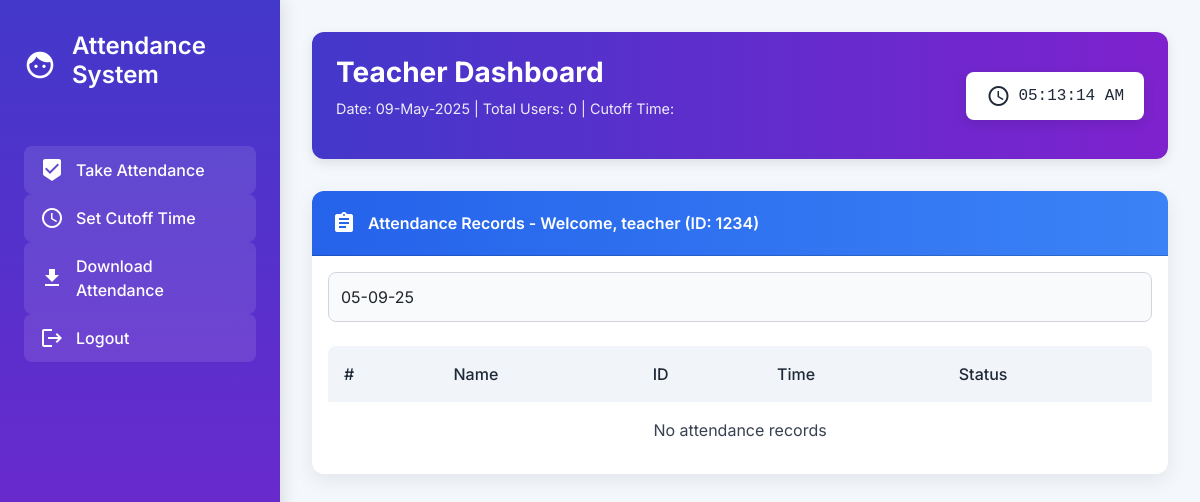
Page /teacher (signed in) on the earlier database version.
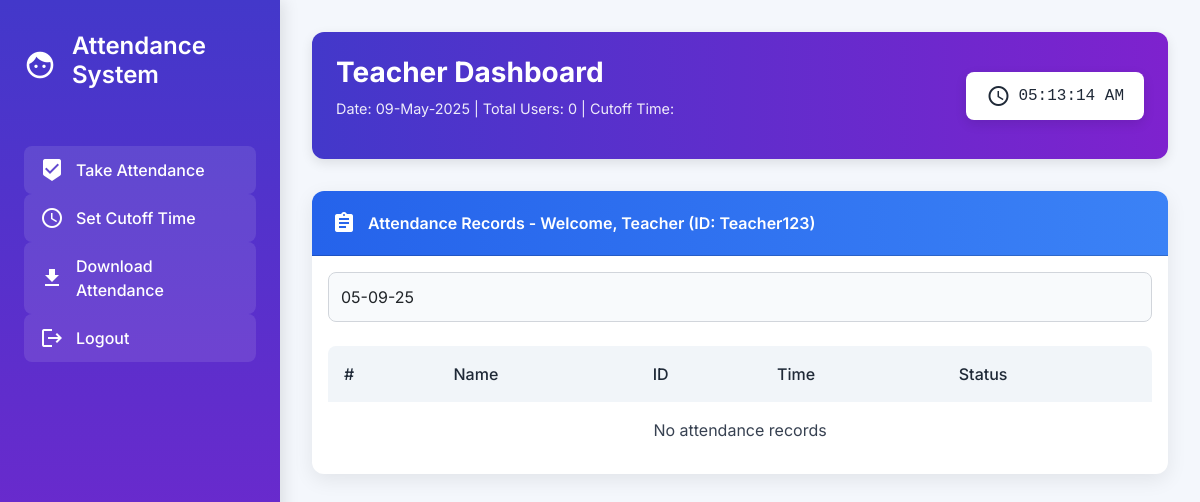
Same page on the later database version.
### app.py (models this page shows)
class User(db.Model):
    id = db.Column(db.Integer, primary_key=True)
    username = db.Column(db.String(80), unique=True, nullable=False)
    password = db.Column(db.String(120), nullable=False)
    role = db.Column(db.String(20), nullable=False)
    name = db.Column(db.String(100), nullable=False)
    user_id = db.Column(db.String(20), unique=True, nullable=False)

### app.py (the view)
@app.route('/teacher')
def teacher_dashboard():
    if 'username' not in session or session['role'] != 'teacher':
        flash('Please log in as a teacher.', 'danger')
        return redirect(url_for('login'))
    try:
        user = User.query.filter_by(username=session['username']).first()
        if not user:
            flash('User not found. Please log in again.', 'danger')
            session.pop('username', None)
            session.pop('role', None)
            return redirect(url_for('login'))
        selected_date = request.args.get('selected_date', datetoday)
        names, rolls, times, statuses, l = extract_attendance(selected_date)
        return render_template('teacher_dashboard.html', name=user.name, id=user.user_id,
                             names=names, rolls=rolls, times=times, statuses=statuses, l=l, totalreg=totalreg(),
                             datetoday2=datetoday2, dates=get_attendance_dates(), selected_date=selected_date)
    except Exception as e:
        logging.error(f"Error in teacher_dashboard: {str(e)}")
        flash('Error loading dashboard. Please try again.', 'danger')
        return redirect(url_for('login'))

### app.py (called while the page is built, shortened)
def totalreg():
    return len(os.listdir('static/faces'))

def get_cutoff_time():
    try:
        cutoff = CutoffTime.query.first()
        if cutoff:
            return time(cutoff.cutoff_hour, cutoff.cutoff_minute)
        return time(15, 30)  # Default to 3:30 PM
    except Exception as e:
        logging.error(f"Error in get_cutoff_time: {str(e)}")
        return time(15, 30)

def get_morning_time():
    try:
        morning = MorningTime.query.first()
        if morning:
            return time(morning.morning_hour, morning.morning_minute)
        return time(9, 0)  # Default to 9:00 AM
    except Exception as e:
        logging.error(f"Error in get_morning_time: {str(e)}")
        return time(9, 0)

def extract_attendance(selected_date=datetoday):
    try:
        df = pd.read_csv(f'Attendance/Attendance-{selected_date}.csv')
        names = df['Name'].tolist()
        rolls = df['Roll'].astype(str).tolist()
        times = df['Timestamps'].str.split(',', expand=True).stack().reset_index(drop=True).tolist()
        l = len(df)
        cutoff_time = get_cutoff_time()
        morning_time = get_morning_time()
        current_time = datetime.now().time()
        statuses = []
        processed_rolls = set()
        return names, rolls, times, statuses, l
    except FileNotFoundError:
        logging.warning(f"No attendance file found for date: {selected_date}")
        return [], [], [], [], 0
    except Exception as e:
        logging.error(f"Error in extract_attendance: {str(e)}")
        return [], [], [], [], 0

def get_attendance_dates():
    try:
        files = os.listdir('Attendance')
        dates = [f.split('-')[1].split('.')[0] for f in files if f.startswith('Attendance-')]
        return sorted(dates, reverse=True)
    except Exception as e:
        logging.error(f"Error in get_attendance_dates: {str(e)}")
        return []

### templates/teacher_dashboard.html (shortened to what this page needs)
<!DOCTYPE html>
<html lang="en">
<head>
    <link href="https://cdn.jsdelivr.net/npm/bootstrap@5.3.0/dist/css/bootstrap.min.css" rel="stylesheet">
</head>
<body>
    <div class="sidebar">
        <div class="sidebar-brand">
            <span class="material-icons" style="font-size: 2rem;">face</span>
            <h4>Attendance System</h4>
        </div>
        <div class="sidebar-nav">
            <a href="/start?selected_date={{ selected_date }}" class="{% if request.path == '/start' %}active{% endif %}">
                <span class="material-icons">beenhere</span> Take Attendance
            </a>
            <a href="/set_cutoff" class="{% if request.path == '/set_cutoff' %}active{% endif %}">
                <span class="material-icons">schedule</span> Set Cutoff Time
            </a>
            <a href="/download?selected_date={{ selected_date }}" class="{% if request.path == '/download' %}active{% endif %}">
                <span class="material-icons">download</span> Download Attendance
            </a>
            <a href="/logout" class="{% if request.path == '/logout' %}active{% endif %}">
                <span class="material-icons">logout</span> Logout
            </a>
        </div>
    </div>
    <div class="main-content">
        <div class="header">
            <div>
                <h1>Teacher Dashboard</h1>
                <p>Date: {{ datetoday2 }} | Total Users: {{ totalreg }} | Cutoff Time: {{ cutoff_time }}</p>
            </div>
            <div class="clock-container">
                <span class="material-icons">schedule</span>
                <span id="clock"></span>
            </div>
        </div>
        <div class="row g-4">
            <div class="col-lg-12">
                <div class="card">
                    <div class="card-header">
                        <span class="material-icons">assignment</span>
                        Attendance Records - Welcome, {{ name }} (ID: {{ id }})
                    </div>
                    <div class="card-body">
                        <div class="mb-4">
                            <form action="/teacher" method="GET">
                                <select class="form-select" name="selected_date" onchange="this.form.submit()">
                                    {% for date in dates %}
                                    <option value="{{ date }}" {% if date == selected_date %}selected{% endif %}>
                                        {{ date.replace('_', '-') }}
                                    </option>
                                    {% endfor %}
                                </select>
                            </form>
                        </div>
                        <div class="table-responsive">
                            <table class="table">
                                <thead>
                                    <tr>
                                        <th>#</th>
                                        <th>Name</th>
                                        <th>ID</th>
                                        <th>Time</th>
                                        <th>Status</th>
                                    </tr>
                                </thead>
                                <tbody>
                                    {% if l %}
                                    {% for i in range(l) %}
                                    <tr>
                                        <td>{{ i+1 }}</td>
                                        <td>{{ names[i] }}</td>
                                        <td>{{ rolls[i] }}</td>
                                        <td>{{ times[i] }}</td>
                                        <td>
                                            {% if statuses[i] == 'Present' %}
                                            <span class="badge bg-success">Present</span>
                                            {% elif statuses[i] == 'Absent' %}
                                            <span class="badge bg-danger">Absent</span>
                                            {% else %}
                                            <span class="badge bg-warning">Left Early</span>
                                            {% endif %}
                                        </td>
                                    </tr>
                                    {% endfor %}
                                    {% else %}
                                    <tr>
                                        <td colspan="5" class="text-center">No attendance records</td>
                                    </tr>
                                    {% endif %}
                                </tbody>
                            </table>
                        </div>
                    </div>
                </div>
            </div>
        </div>
    </div>
</body>
</html>

### templates/teacher_dashboard.html (style rules this page uses)
* { margin: 0; padding: 0; box-sizing: border-box; }
body { font-family: 'Inter', sans-serif; background: #f4f7fc; min-height: 100vh; display: flex; color: #1f2937; }
.sidebar { width: 280px; background: linear-gradient(180deg, #4338ca, #7e22ce); color: white; height: 100vh; position: fixed; padding: 2rem 1.5rem; display: flex; flex-direction: column; gap: 1rem; box-shadow: 4px 0 15px rgba(0, 0, 0, 0.1); transition: transform 0.3s ease; z-index: 1000; }
.sidebar-brand { display: flex; align-items: center; gap: 1rem; margin-bottom: 2rem; }
.sidebar-brand h4 { font-weight: 600; font-size: 1.5rem; }
.sidebar-nav a { color: white; text-decoration: none; padding: 0.75rem 1rem; border-radius: 8px; display: flex; align-items: center; gap: 0.75rem; transition: all 0.3s ease; font-weight: 500; background: rgba(255, 255, 255, 0.1); }
.main-content { margin-left: 280px; padding: 2rem; width: calc(100% - 280px); background: #f4f7fc; transition: margin-left 0.3s ease; }
.header { display: flex; justify-content: space-between; align-items: center; margin-bottom: 2rem; padding: 1.5rem; background: linear-gradient(90deg, #4338ca, #7e22ce); border-radius: 12px; color: white; box-shadow: 0 4px 12px rgba(0, 0, 0, 0.1); }
.header h1 { font-size: 1.75rem; font-weight: 700; }
.header p { font-size: 0.9rem; opacity: 0.9; }
.card { border: none; border-radius: 12px; background: white; box-shadow: 0 6px 20px rgba(0, 0, 0, 0.08); margin-bottom: 1.5rem; overflow: hidden; transition: transform 0.3s ease, box-shadow 0.3s ease; }
.card-header { padding: 1.25rem; display: flex; align-items: center; gap: 0.75rem; font-weight: 600; color: white; border-radius: 12px 12px 0 0; background: linear-gradient(90deg, #2563eb, #3b82f6); }
.table { margin-bottom: 0; border-radius: 8px; overflow: hidden; }
.table th { background: #f1f5f9; color: #1f2937; border: none; font-weight: 500; padding: 1rem; }
.table td { border: none; vertical-align: middle; color: #374151; padding: 1rem; }
.form-control, .form-select { border-radius: 8px; border: 1px solid #d1d5db; padding: 0.75rem; transition: all 0.3s ease; background: #f8fafc; }
.clock-container { background: white; padding: 0.75rem 1.25rem; border-radius: 8px; display: inline-flex; align-items: center; gap: 0.5rem; box-shadow: 0 4px 12px rgba(0, 0, 0, 0.1); font-weight: 500; color: #1f2937; font-family: 'Courier New', monospace; }

Differences in the rows shown:
changed User: name "teacher" → "Teacher"; user "1234" → "Teacher123"
